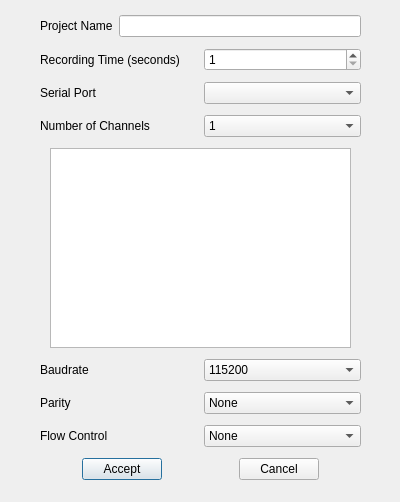
<?xml version="1.0" encoding="UTF-8"?>
<ui version="4.0">
 <class>settings</class>
 <widget class="QDialog" name="settings">
  <property name="geometry">
   <rect>
    <x>0</x>
    <y>0</y>
    <width>400</width>
    <height>502</height>
   </rect>
  </property>
  <property name="windowTitle">
   <string>Dialog</string>
  </property>
  <widget class="QWidget" name="verticalLayoutWidget">
   <property name="geometry">
    <rect>
     <x>10</x>
     <y>10</y>
     <width>381</width>
     <height>481</height>
    </rect>
   </property>
   <layout class="QVBoxLayout" name="verticalLayout">
    <item>
     <layout class="QHBoxLayout" name="horizontalLayout">
      <item>
       <spacer name="horizontalSpacer_13">
        <property name="orientation">
         <enum>Qt::Horizontal</enum>
        </property>
        <property name="sizeType">
         <enum>QSizePolicy::Fixed</enum>
        </property>
        <property name="sizeHint" stdset="0">
         <size>
          <width>30</width>
          <height>20</height>
         </size>
        </property>
       </spacer>
      </item>
      <item>
       <widget class="QLabel" name="label">
        <property name="text">
         <string>Project Name</string>
        </property>
       </widget>
      </item>
      <item>
       <widget class="QLineEdit" name="projectName_edit"/>
      </item>
      <item>
       <spacer name="horizontalSpacer_14">
        <property name="orientation">
         <enum>Qt::Horizontal</enum>
        </property>
        <property name="sizeType">
         <enum>QSizePolicy::Fixed</enum>
        </property>
        <property name="sizeHint" stdset="0">
         <size>
          <width>30</width>
          <height>20</height>
         </size>
        </property>
       </spacer>
      </item>
     </layout>
    </item>
    <item>
     <layout class="QHBoxLayout" name="horizontalLayout_3">
      <item>
       <spacer name="horizontalSpacer_16">
        <property name="orientation">
         <enum>Qt::Horizontal</enum>
        </property>
        <property name="sizeType">
         <enum>QSizePolicy::Fixed</enum>
        </property>
        <property name="sizeHint" stdset="0">
         <size>
          <width>30</width>
          <height>20</height>
         </size>
        </property>
       </spacer>
      </item>
      <item>
       <widget class="QLabel" name="label_2">
        <property name="text">
         <string>Recording Time (seconds)</string>
        </property>
       </widget>
      </item>
      <item>
       <widget class="QSpinBox" name="recTime_sbox">
        <property name="minimum">
         <number>1</number>
        </property>
        <property name="maximum">
         <number>600</number>
        </property>
       </widget>
      </item>
      <item>
       <spacer name="horizontalSpacer_15">
        <property name="orientation">
         <enum>Qt::Horizontal</enum>
        </property>
        <property name="sizeType">
         <enum>QSizePolicy::Fixed</enum>
        </property>
        <property name="sizeHint" stdset="0">
         <size>
          <width>30</width>
          <height>20</height>
         </size>
        </property>
       </spacer>
      </item>
     </layout>
    </item>
    <item>
     <layout class="QHBoxLayout" name="horizontalLayout_4">
      <item>
       <spacer name="horizontalSpacer_18">
        <property name="orientation">
         <enum>Qt::Horizontal</enum>
        </property>
        <property name="sizeType">
         <enum>QSizePolicy::Fixed</enum>
        </property>
        <property name="sizeHint" stdset="0">
         <size>
          <width>30</width>
          <height>20</height>
         </size>
        </property>
       </spacer>
      </item>
      <item>
       <widget class="QLabel" name="label_3">
        <property name="text">
         <string>Serial Port</string>
        </property>
       </widget>
      </item>
      <item>
       <widget class="QComboBox" name="serialPort_cbox"/>
      </item>
      <item>
       <spacer name="horizontalSpacer_17">
        <property name="orientation">
         <enum>Qt::Horizontal</enum>
        </property>
        <property name="sizeType">
         <enum>QSizePolicy::Fixed</enum>
        </property>
        <property name="sizeHint" stdset="0">
         <size>
          <width>30</width>
          <height>20</height>
         </size>
        </property>
       </spacer>
      </item>
     </layout>
    </item>
    <item>
     <layout class="QHBoxLayout" name="horizontalLayout_5">
      <item>
       <spacer name="horizontalSpacer_20">
        <property name="orientation">
         <enum>Qt::Horizontal</enum>
        </property>
        <property name="sizeType">
         <enum>QSizePolicy::Fixed</enum>
        </property>
        <property name="sizeHint" stdset="0">
         <size>
          <width>30</width>
          <height>20</height>
         </size>
        </property>
       </spacer>
      </item>
      <item>
       <widget class="QLabel" name="label_4">
        <property name="text">
         <string>Number of Channels</string>
        </property>
       </widget>
      </item>
      <item>
       <widget class="QComboBox" name="channels_cbox">
        <item>
         <property name="text">
          <string>1</string>
         </property>
        </item>
        <item>
         <property name="text">
          <string>2</string>
         </property>
        </item>
        <item>
         <property name="text">
          <string>3</string>
         </property>
        </item>
        <item>
         <property name="text">
          <string>4</string>
         </property>
        </item>
        <item>
         <property name="text">
          <string>5</string>
         </property>
        </item>
        <item>
         <property name="text">
          <string>6</string>
         </property>
        </item>
        <item>
         <property name="text">
          <string>7</string>
         </property>
        </item>
       </widget>
      </item>
      <item>
       <spacer name="horizontalSpacer_19">
        <property name="orientation">
         <enum>Qt::Horizontal</enum>
        </property>
        <property name="sizeType">
         <enum>QSizePolicy::Fixed</enum>
        </property>
        <property name="sizeHint" stdset="0">
         <size>
          <width>30</width>
          <height>20</height>
         </size>
        </property>
       </spacer>
      </item>
     </layout>
    </item>
    <item>
     <layout class="QHBoxLayout" name="horizontalLayout_6">
      <item>
       <spacer name="horizontalSpacer">
        <property name="orientation">
         <enum>Qt::Horizontal</enum>
        </property>
        <property name="sizeType">
         <enum>QSizePolicy::Fixed</enum>
        </property>
        <property name="sizeHint" stdset="0">
         <size>
          <width>40</width>
          <height>20</height>
         </size>
        </property>
       </spacer>
      </item>
      <item>
       <widget class="QTableWidget" name="sensitivity_table">
        <property name="sizePolicy">
         <sizepolicy hsizetype="Expanding" vsizetype="Maximum">
          <horstretch>0</horstretch>
          <verstretch>0</verstretch>
         </sizepolicy>
        </property>
        <property name="minimumSize">
         <size>
          <width>0</width>
          <height>150</height>
         </size>
        </property>
        <property name="maximumSize">
         <size>
          <width>16777215</width>
          <height>200</height>
         </size>
        </property>
       </widget>
      </item>
      <item>
       <spacer name="horizontalSpacer_2">
        <property name="orientation">
         <enum>Qt::Horizontal</enum>
        </property>
        <property name="sizeType">
         <enum>QSizePolicy::Fixed</enum>
        </property>
        <property name="sizeHint" stdset="0">
         <size>
          <width>40</width>
          <height>20</height>
         </size>
        </property>
       </spacer>
      </item>
     </layout>
    </item>
    <item>
     <layout class="QHBoxLayout" name="horizontalLayout_7">
      <item>
       <spacer name="horizontalSpacer_22">
        <property name="orientation">
         <enum>Qt::Horizontal</enum>
        </property>
        <property name="sizeType">
         <enum>QSizePolicy::Fixed</enum>
        </property>
        <property name="sizeHint" stdset="0">
         <size>
          <width>30</width>
          <height>20</height>
         </size>
        </property>
       </spacer>
      </item>
      <item>
       <widget class="QLabel" name="label_5">
        <property name="text">
         <string>Baudrate</string>
        </property>
       </widget>
      </item>
      <item>
       <widget class="QComboBox" name="baudRate_cbox">
        <item>
         <property name="text">
          <string>115200</string>
         </property>
        </item>
        <item>
         <property name="text">
          <string>custom</string>
         </property>
        </item>
       </widget>
      </item>
      <item>
       <spacer name="horizontalSpacer_21">
        <property name="orientation">
         <enum>Qt::Horizontal</enum>
        </property>
        <property name="sizeType">
         <enum>QSizePolicy::Fixed</enum>
        </property>
        <property name="sizeHint" stdset="0">
         <size>
          <width>30</width>
          <height>20</height>
         </size>
        </property>
       </spacer>
      </item>
     </layout>
    </item>
    <item>
     <layout class="QHBoxLayout" name="horizontalLayout_8">
      <item>
       <spacer name="horizontalSpacer_24">
        <property name="orientation">
         <enum>Qt::Horizontal</enum>
        </property>
        <property name="sizeType">
         <enum>QSizePolicy::Fixed</enum>
        </property>
        <property name="sizeHint" stdset="0">
         <size>
          <width>30</width>
          <height>20</height>
         </size>
        </property>
       </spacer>
      </item>
      <item>
       <widget class="QLabel" name="label_6">
        <property name="text">
         <string>Parity</string>
        </property>
       </widget>
      </item>
      <item>
       <widget class="QComboBox" name="parity_cbox">
        <item>
         <property name="text">
          <string>None</string>
         </property>
        </item>
        <item>
         <property name="text">
          <string>Even</string>
         </property>
        </item>
        <item>
         <property name="text">
          <string>Odd</string>
         </property>
        </item>
        <item>
         <property name="text">
          <string>Mark</string>
         </property>
        </item>
        <item>
         <property name="text">
          <string>Space</string>
         </property>
        </item>
       </widget>
      </item>
      <item>
       <spacer name="horizontalSpacer_23">
        <property name="orientation">
         <enum>Qt::Horizontal</enum>
        </property>
        <property name="sizeType">
         <enum>QSizePolicy::Fixed</enum>
        </property>
        <property name="sizeHint" stdset="0">
         <size>
          <width>30</width>
          <height>20</height>
         </size>
        </property>
       </spacer>
      </item>
     </layout>
    </item>
    <item>
     <layout class="QHBoxLayout" name="horizontalLayout_2">
      <item>
       <spacer name="horizontalSpacer_26">
        <property name="orientation">
         <enum>Qt::Horizontal</enum>
        </property>
        <property name="sizeType">
         <enum>QSizePolicy::Fixed</enum>
        </property>
        <property name="sizeHint" stdset="0">
         <size>
          <width>30</width>
          <height>20</height>
         </size>
        </property>
       </spacer>
      </item>
      <item>
       <widget class="QLabel" name="label_7">
        <property name="text">
         <string>Flow Control</string>
        </property>
       </widget>
      </item>
      <item>
       <widget class="QComboBox" name="flowControl_cbox">
        <item>
         <property name="text">
          <string>None</string>
         </property>
        </item>
        <item>
         <property name="text">
          <string>RTS/CTS</string>
         </property>
        </item>
        <item>
         <property name="text">
          <string>XON/XOFF</string>
         </property>
        </item>
       </widget>
      </item>
      <item>
       <spacer name="horizontalSpacer_25">
        <property name="orientation">
         <enum>Qt::Horizontal</enum>
        </property>
        <property name="sizeType">
         <enum>QSizePolicy::Fixed</enum>
        </property>
        <property name="sizeHint" stdset="0">
         <size>
          <width>30</width>
          <height>20</height>
         </size>
        </property>
       </spacer>
      </item>
     </layout>
    </item>
    <item>
     <layout class="QHBoxLayout" name="horizontalLayout_9">
      <item>
       <spacer name="horizontalSpacer_27">
        <property name="orientation">
         <enum>Qt::Horizontal</enum>
        </property>
        <property name="sizeHint" stdset="0">
         <size>
          <width>40</width>
          <height>20</height>
         </size>
        </property>
       </spacer>
      </item>
      <item>
       <widget class="QPushButton" name="acceptSettings_button">
        <property name="text">
         <string>Accept</string>
        </property>
       </widget>
      </item>
      <item>
       <spacer name="horizontalSpacer_9">
        <property name="orientation">
         <enum>Qt::Horizontal</enum>
        </property>
        <property name="sizeHint" stdset="0">
         <size>
          <width>40</width>
          <height>20</height>
         </size>
        </property>
       </spacer>
      </item>
      <item>
       <widget class="QPushButton" name="cancelSettings_button">
        <property name="text">
         <string>Cancel</string>
        </property>
       </widget>
      </item>
      <item>
       <spacer name="horizontalSpacer_8">
        <property name="orientation">
         <enum>Qt::Horizontal</enum>
        </property>
        <property name="sizeHint" stdset="0">
         <size>
          <width>40</width>
          <height>20</height>
         </size>
        </property>
       </spacer>
      </item>
     </layout>
    </item>
   </layout>
  </widget>
 </widget>
 <resources/>
 <connections/>
</ui>
